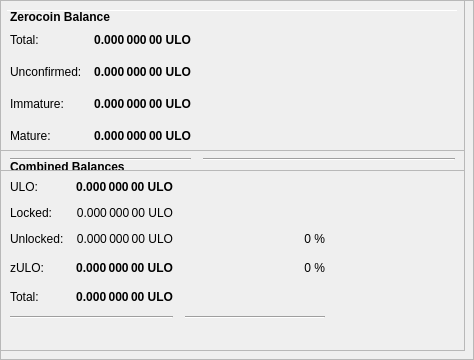
        <widget class="QFrame" name="frameObfuscation">
         <property name="minimumSize">
          <size>
           <width>0</width>
           <height>350</height>
          </size>
         </property>
         <property name="layoutDirection">
          <enum>Qt::LeftToRight</enum>
         </property>
         <property name="frameShape">
          <enum>QFrame::StyledPanel</enum>
         </property>
         <property name="frameShadow">
          <enum>QFrame::Raised</enum>
         </property>
         <widget class="QPushButton" name="runAutoDenom">
          <property name="geometry">
           <rect>
            <x>251</x>
            <y>17</y>
            <width>1</width>
            <height>1</height>
           </rect>
          </property>
          <property name="palette">
           <palette>
            <active>
             <colorrole role="WindowText">
              <brush brushstyle="SolidPattern">
               <color alpha="255">
                <red>0</red>
                <green>0</green>
                <blue>0</blue>
               </color>
              </brush>
             </colorrole>
             <colorrole role="Button">
              <brush brushstyle="SolidPattern">
               <color alpha="255">
                <red>239</red>
                <green>238</green>
                <blue>238</blue>
               </color>
              </brush>
             </colorrole>
             <colorrole role="Light">
              <brush brushstyle="SolidPattern">
               <color alpha="255">
                <red>255</red>
                <green>255</green>
                <blue>255</blue>
               </color>
              </brush>
             </colorrole>
             <colorrole role="Midlight">
              <brush brushstyle="SolidPattern">
               <color alpha="255">
                <red>247</red>
                <green>246</green>
                <blue>246</blue>
               </color>
              </brush>
             </colorrole>
             <colorrole role="Dark">
              <brush brushstyle="SolidPattern">
               <color alpha="255">
                <red>119</red>
                <green>119</green>
                <blue>119</blue>
               </color>
              </brush>
             </colorrole>
             <colorrole role="Mid">
              <brush brushstyle="SolidPattern">
               <color alpha="255">
                <red>159</red>
                <green>159</green>
                <blue>159</blue>
               </color>
              </brush>
             </colorrole>
             <colorrole role="Text">
              <brush brushstyle="SolidPattern">
               <color alpha="255">
                <red>0</red>
                <green>0</green>
                <blue>0</blue>
               </color>
              </brush>
             </colorrole>
             <colorrole role="BrightText">
              <brush brushstyle="SolidPattern">
               <color alpha="255">
                <red>255</red>
                <green>255</green>
                <blue>255</blue>
               </color>
              </brush>
             </colorrole>
             <colorrole role="ButtonText">
              <brush brushstyle="SolidPattern">
               <color alpha="255">
                <red>0</red>
                <green>0</green>
                <blue>0</blue>
               </color>
              </brush>
             </colorrole>
             <colorrole role="Base">
              <brush brushstyle="SolidPattern">
               <color alpha="255">
                <red>255</red>
                <green>255</green>
                <blue>255</blue>
               </color>
              </brush>
             </colorrole>
             <colorrole role="Window">
              <brush brushstyle="SolidPattern">
               <color alpha="255">
                <red>239</red>
                <green>238</green>
                <blue>238</blue>
               </color>
              </brush>
             </colorrole>
             <colorrole role="Shadow">
              <brush brushstyle="SolidPattern">
               <color alpha="255">
                <red>0</red>
                <green>0</green>
                <blue>0</blue>
               </color>
              </brush>
             </colorrole>
             <colorrole role="AlternateBase">
              <brush brushstyle="SolidPattern">
               <color alpha="255">
                <red>247</red>
                <green>246</green>
                <blue>246</blue>
               </color>
              </brush>
             </colorrole>
             <colorrole role="ToolTipBase">
              <brush brushstyle="SolidPattern">
               <color alpha="255">
                <red>255</red>
                <green>255</green>
                <blue>220</blue>
               </color>
              </brush>
             </colorrole>
             <colorrole role="ToolTipText">
              <brush brushstyle="SolidPattern">
               <color alpha="255">
                <red>0</red>
                <green>0</green>
                <blue>0</blue>
               </color>
              </brush>
             </colorrole>
            </active>
            <inactive>
             <colorrole role="WindowText">
              <brush brushstyle="SolidPattern">
               <color alpha="255">
                <red>0</red>
                <green>0</green>
                <blue>0</blue>
               </color>
              </brush>
             </colorrole>
             <colorrole role="Button">
              <brush brushstyle="SolidPattern">
               <color alpha="255">
                <red>239</red>
                <green>238</green>
                <blue>238</blue>
               </color>
              </brush>
             </colorrole>
             <colorrole role="Light">
              <brush brushstyle="SolidPattern">
               <color alpha="255">
                <red>255</red>
                <green>255</green>
                <blue>255</blue>
               </color>
              </brush>
             </colorrole>
             <colorrole role="Midlight">
              <brush brushstyle="SolidPattern">
               <color alpha="255">
                <red>247</red>
                <green>246</green>
                <blue>246</blue>
               </color>
              </brush>
             </colorrole>
             <colorrole role="Dark">
              <brush brushstyle="SolidPattern">
               <color alpha="255">
                <red>119</red>
                <green>119</green>
                <blue>119</blue>
               </color>
              </brush>
             </colorrole>
             <colorrole role="Mid">
              <brush brushstyle="SolidPattern">
               <color alpha="255">
                <red>159</red>
                <green>159</green>
                <blue>159</blue>
               </color>
              </brush>
             </colorrole>
             <colorrole role="Text">
              <brush brushstyle="SolidPattern">
               <color alpha="255">
                <red>0</red>
                <green>0</green>
                <blue>0</blue>
               </color>
              </brush>
             </colorrole>
             <colorrole role="BrightText">
              <brush brushstyle="SolidPattern">
               <color alpha="255">
                <red>255</red>
                <green>255</green>
                <blue>255</blue>
               </color>
              </brush>
             </colorrole>
             <colorrole role="ButtonText">
              <brush brushstyle="SolidPattern">
               <color alpha="255">
                <red>0</red>
                <green>0</green>
                <blue>0</blue>
               </color>
              </brush>
             </colorrole>
             <colorrole role="Base">
              <brush brushstyle="SolidPattern">
               <color alpha="255">
                <red>255</red>
                <green>255</green>
                <blue>255</blue>
               </color>
              </brush>
             </colorrole>
             <colorrole role="Window">
              <brush brushstyle="SolidPattern">
               <color alpha="255">
                <red>239</red>
                <green>238</green>
                <blue>238</blue>
               </color>
              </brush>
             </colorrole>
             <colorrole role="Shadow">
              <brush brushstyle="SolidPattern">
               <color alpha="255">
                <red>0</red>
                <green>0</green>
                <blue>0</blue>
               </color>
              </brush>
             </colorrole>
             <colorrole role="AlternateBase">
              <brush brushstyle="SolidPattern">
               <color alpha="255">
                <red>247</red>
                <green>246</green>
                <blue>246</blue>
               </color>
              </brush>
             </colorrole>
             <colorrole role="ToolTipBase">
              <brush brushstyle="SolidPattern">
               <color alpha="255">
                <red>255</red>
                <green>255</green>
                <blue>220</blue>
               </color>
              </brush>
             </colorrole>
             <colorrole role="ToolTipText">
              <brush brushstyle="SolidPattern">
               <color alpha="255">
                <red>0</red>
                <green>0</green>
                <blue>0</blue>
               </color>
              </brush>
             </colorrole>
            </inactive>
            <disabled>
             <colorrole role="WindowText">
              <brush brushstyle="SolidPattern">
               <color alpha="255">
                <red>119</red>
                <green>119</green>
                <blue>119</blue>
               </color>
              </brush>
             </colorrole>
             <colorrole role="Button">
              <brush brushstyle="SolidPattern">
               <color alpha="255">
                <red>239</red>
                <green>238</green>
                <blue>238</blue>
               </color>
              </brush>
             </colorrole>
             <colorrole role="Light">
              <brush brushstyle="SolidPattern">
               <color alpha="255">
                <red>255</red>
                <green>255</green>
                <blue>255</blue>
               </color>
              </brush>
             </colorrole>
             <colorrole role="Midlight">
              <brush brushstyle="SolidPattern">
               <color alpha="255">
                <red>247</red>
                <green>246</green>
                <blue>246</blue>
               </color>
              </brush>
             </colorrole>
             <colorrole role="Dark">
              <brush brushstyle="SolidPattern">
               <color alpha="255">
                <red>119</red>
                <green>119</green>
                <blue>119</blue>
               </color>
              </brush>
             </colorrole>
             <colorrole role="Mid">
              <brush brushstyle="SolidPattern">
               <color alpha="255">
                <red>159</red>
                <green>159</green>
                <blue>159</blue>
               </color>
              </brush>
             </colorrole>
             <colorrole role="Text">
              <brush brushstyle="SolidPattern">
               <color alpha="255">
                <red>119</red>
                <green>119</green>
                <blue>119</blue>
               </color>
              </brush>
             </colorrole>
             <colorrole role="BrightText">
              <brush brushstyle="SolidPattern">
               <color alpha="255">
                <red>255</red>
                <green>255</green>
                <blue>255</blue>
               </color>
              </brush>
             </colorrole>
             <colorrole role="ButtonText">
              <brush brushstyle="SolidPattern">
               <color alpha="255">
                <red>119</red>
                <green>119</green>
                <blue>119</blue>
               </color>
              </brush>
             </colorrole>
             <colorrole role="Base">
              <brush brushstyle="SolidPattern">
               <color alpha="255">
                <red>239</red>
                <green>238</green>
                <blue>238</blue>
               </color>
              </brush>
             </colorrole>
             <colorrole role="Window">
              <brush brushstyle="SolidPattern">
               <color alpha="255">
                <red>239</red>
                <green>238</green>
                <blue>238</blue>
               </color>
              </brush>
             </colorrole>
             <colorrole role="Shadow">
              <brush brushstyle="SolidPattern">
               <color alpha="255">
                <red>0</red>
                <green>0</green>
                <blue>0</blue>
               </color>
              </brush>
             </colorrole>
             <colorrole role="AlternateBase">
              <brush brushstyle="SolidPattern">
               <color alpha="255">
                <red>239</red>
                <green>238</green>
                <blue>238</blue>
               </color>
              </brush>
             </colorrole>
             <colorrole role="ToolTipBase">
              <brush brushstyle="SolidPattern">
               <color alpha="255">
                <red>255</red>
                <green>255</green>
                <blue>220</blue>
               </color>
              </brush>
             </colorrole>
             <colorrole role="ToolTipText">
              <brush brushstyle="SolidPattern">
               <color alpha="255">
                <red>0</red>
                <green>0</green>
                <blue>0</blue>
               </color>
              </brush>
             </colorrole>
            </disabled>
           </palette>
          </property>
          <property name="focusPolicy">
           <enum>Qt::NoFocus</enum>
          </property>
          <property name="autoFillBackground">
           <bool>true</bool>
          </property>
          <property name="text">
           <string/>
          </property>
          <property name="flat">
           <bool>true</bool>
          </property>
         </widget>
         <widget class="Line" name="line">
          <property name="geometry">
           <rect>
            <x>7</x>
            <y>10</y>
            <width>451</width>
            <height>1</height>
           </rect>
          </property>
          <property name="orientation">
           <enum>Qt::Horizontal</enum>
          </property>
         </widget>
         <widget class="QFrame" name="frame_3">
          <property name="geometry">
           <rect>
            <x>0</x>
            <y>150</y>
            <width>465</width>
            <height>201</height>
           </rect>
          </property>
          <property name="frameShape">
           <enum>QFrame::StyledPanel</enum>
          </property>
          <property name="frameShadow">
           <enum>QFrame::Raised</enum>
          </property>
          <layout class="QVBoxLayout" name="verticalLayout_5">
           <item>
            <layout class="QHBoxLayout" name="horizontalLayout_5" stretch="0">
             <item>
              <widget class="QLabel" name="label_5z">
               <property name="maximumSize">
                <size>
                 <width>16777215</width>
                 <height>20</height>
                </size>
               </property>
               <property name="font">
                <font>
                 <weight>75</weight>
                 <bold>true</bold>
                </font>
               </property>
               <property name="toolTip">
                <string>Combined Balances (including unconfirmed and immature coins)</string>
               </property>
               <property name="text">
                <string>&lt;html&gt;&lt;head/&gt;&lt;body&gt;&lt;p&gt;Combined Balances&lt;/p&gt;&lt;/body&gt;&lt;/html&gt;</string>
               </property>
              </widget>
             </item>
            </layout>
           </item>
           <item>
            <layout class="QGridLayout" name="gridLayout_3">
             <property name="spacing">
              <number>12</number>
             </property>
             <item row="7" column="0" colspan="2">
              <widget class="Line" name="lineSpendableBalance_3">
               <property name="orientation">
                <enum>Qt::Horizontal</enum>
               </property>
              </widget>
             </item>
             <item row="7" column="2">
              <widget class="Line" name="lineWatchBalance_3">
               <property name="sizePolicy">
                <sizepolicy hsizetype="Preferred" vsizetype="Fixed">
                 <horstretch>0</horstretch>
                 <verstretch>0</verstretch>
                </sizepolicy>
               </property>
               <property name="minimumSize">
                <size>
                 <width>140</width>
                 <height>0</height>
                </size>
               </property>
               <property name="orientation">
                <enum>Qt::Horizontal</enum>
               </property>
              </widget>
             </item>
             <item row="4" column="1">
              <widget class="QLabel" name="labelzBalancez">
               <property name="font">
                <font>
                 <weight>75</weight>
                 <bold>true</bold>
                </font>
               </property>
               <property name="cursor">
                <cursorShape>IBeamCursor</cursorShape>
               </property>
               <property name="toolTip">
                <string>Total of transactions that have yet to be confirmed, and do not yet count toward the spendable balance</string>
               </property>
               <property name="text">
                <string notr="true">0.000 000 00 ULO</string>
               </property>
               <property name="alignment">
                <set>Qt::AlignRight|Qt::AlignTrailing|Qt::AlignVCenter</set>
               </property>
               <property name="textInteractionFlags">
                <set>Qt::LinksAccessibleByMouse|Qt::TextSelectableByKeyboard|Qt::TextSelectableByMouse</set>
               </property>
              </widget>
             </item>
             <item row="6" column="1">
              <widget class="QLabel" name="labelTotalz">
               <property name="font">
                <font>
                 <weight>75</weight>
                 <bold>true</bold>
                </font>
               </property>
               <property name="cursor">
                <cursorShape>IBeamCursor</cursorShape>
               </property>
               <property name="toolTip">
                <string>Total Balance, including unconfirmed and immature coins.</string>
               </property>
               <property name="text">
                <string notr="true">0.000 000 00 ULO</string>
               </property>
               <property name="alignment">
                <set>Qt::AlignRight|Qt::AlignTrailing|Qt::AlignVCenter</set>
               </property>
               <property name="textInteractionFlags">
                <set>Qt::LinksAccessibleByMouse|Qt::TextSelectableByKeyboard|Qt::TextSelectableByMouse</set>
               </property>
              </widget>
             </item>
             <item row="4" column="3">
              <spacer name="horizontalSpacer_6">
               <property name="orientation">
                <enum>Qt::Horizontal</enum>
               </property>
               <property name="sizeHint" stdset="0">
                <size>
                 <width>40</width>
                 <height>20</height>
                </size>
               </property>
              </spacer>
             </item>
             <item row="6" column="0">
              <widget class="QLabel" name="labelTotalTextz">
               <property name="text">
                <string>Total:</string>
               </property>
              </widget>
             </item>
             <item row="1" column="0">
              <widget class="QLabel" name="labelBalanceTextz">
               <property name="text">
                <string>ULO:</string>
               </property>
              </widget>
             </item>
             <item row="1" column="1">
              <widget class="QLabel" name="labelBalancez">
               <property name="font">
                <font>
                 <weight>75</weight>
                 <bold>true</bold>
                </font>
               </property>
               <property name="cursor">
                <cursorShape>IBeamCursor</cursorShape>
               </property>
               <property name="toolTip">
                <string>Your current spendable balance</string>
               </property>
               <property name="text">
                <string notr="true">0.000 000 00 ULO</string>
               </property>
               <property name="alignment">
                <set>Qt::AlignRight|Qt::AlignTrailing|Qt::AlignVCenter</set>
               </property>
               <property name="textInteractionFlags">
                <set>Qt::LinksAccessibleByMouse|Qt::TextSelectableByKeyboard|Qt::TextSelectableByMouse</set>
               </property>
              </widget>
             </item>
             <item row="4" column="0">
              <widget class="QLabel" name="labelzBalanceTextz">
               <property name="toolTip">
                <string/>
               </property>
               <property name="text">
                <string>zULO:</string>
               </property>
              </widget>
             </item>
             <item row="4" column="2">
              <widget class="QLabel" name="labelzULOPercent">
               <property name="toolTip">
                <string>Current percentage of zULO.
If AutoMint is enabled this percentage will settle around the configured AutoMint percentage (default = 1%)</string>
               </property>
               <property name="text">
                <string>0 %</string>
               </property>
               <property name="alignment">
                <set>Qt::AlignRight|Qt::AlignTrailing|Qt::AlignVCenter</set>
               </property>
              </widget>
             </item>
             <item row="6" column="2">
              <widget class="QLabel" name="label100Percent">
               <property name="text">
                <string/>
               </property>
               <property name="alignment">
                <set>Qt::AlignRight|Qt::AlignTrailing|Qt::AlignVCenter</set>
               </property>
              </widget>
             </item>
             <item row="2" column="1">
              <widget class="QLabel" name="labelLockedBalance">
               <property name="toolTip">
                <string>Locked ULO or Masternode collaterals. These are excluded from zULO minting.</string>
               </property>
               <property name="text">
                <string>0.000 000 00 ULO</string>
               </property>
               <property name="alignment">
                <set>Qt::AlignRight|Qt::AlignTrailing|Qt::AlignVCenter</set>
               </property>
              </widget>
             </item>
             <item row="2" column="0">
              <widget class="QLabel" name="labelLockedBalanceText">
               <property name="toolTip">
                <string>Locked ULO or Masternode collaterals. These are excluded from zULO minting.</string>
               </property>
               <property name="text">
                <string>Locked:</string>
               </property>
              </widget>
             </item>
             <item row="3" column="0">
              <widget class="QLabel" name="labelUnLockedBalanceText">
               <property name="toolTip">
                <string>Unlocked ULOs. These can be used for zULO minting.</string>
               </property>
               <property name="text">
                <string>Unlocked:</string>
               </property>
              </widget>
             </item>
             <item row="3" column="1">
              <widget class="QLabel" name="labelUnLockedBalance">
               <property name="toolTip">
                <string>Unlocked ULOs. These can be used for zULO minting.</string>
               </property>
               <property name="text">
                <string>0.000 000 00 ULO</string>
               </property>
               <property name="alignment">
                <set>Qt::AlignRight|Qt::AlignTrailing|Qt::AlignVCenter</set>
               </property>
              </widget>
             </item>
             <item row="3" column="2">
              <widget class="QLabel" name="labelULOPercent">
               <property name="text">
                <string>0 %</string>
               </property>
               <property name="alignment">
                <set>Qt::AlignRight|Qt::AlignTrailing|Qt::AlignVCenter</set>
               </property>
              </widget>
             </item>
            </layout>
           </item>
           <item>
            <spacer name="verticalSpacer">
             <property name="orientation">
              <enum>Qt::Vertical</enum>
             </property>
             <property name="sizeHint" stdset="0">
              <size>
               <width>20</width>
               <height>40</height>
              </size>
             </property>
            </spacer>
           </item>
          </layout>
         </widget>
         <widget class="QFrame" name="frame_4">
          <property name="geometry">
           <rect>
            <x>0</x>
            <y>0</y>
            <width>465</width>
            <height>171</height>
           </rect>
          </property>
          <property name="frameShape">
           <enum>QFrame::StyledPanel</enum>
          </property>
          <property name="frameShadow">
           <enum>QFrame::Raised</enum>
          </property>
          <layout class="QVBoxLayout" name="verticalLayout_7">
           <item>
            <layout class="QHBoxLayout" name="horizontalLayout_8" stretch="0">
             <item>
              <widget class="QLabel" name="label_5z_3">
               <property name="maximumSize">
                <size>
                 <width>16777215</width>
                 <height>20</height>
                </size>
               </property>
               <property name="font">
                <font>
                 <weight>75</weight>
                 <bold>true</bold>
                </font>
               </property>
               <property name="text">
                <string>Zerocoin Balance</string>
               </property>
              </widget>
             </item>
            </layout>
           </item>
           <item>
            <layout class="QGridLayout" name="gridLayout_5">
             <property name="spacing">
              <number>12</number>
             </property>
             <item row="4" column="0">
              <widget class="QLabel" name="labelzBalanceMatureText">
               <property name="toolTip">
                <string>Mature: more than 20 confirmation and more than 3 mints of the same denomination after it was minted.
These zULO are spendable.</string>
               </property>
               <property name="text">
                <string>Mature:</string>
               </property>
              </widget>
             </item>
             <item row="5" column="0" colspan="2">
              <widget class="Line" name="lineSpendableBalance_5">
               <property name="orientation">
                <enum>Qt::Horizontal</enum>
               </property>
              </widget>
             </item>
             <item row="1" column="1">
              <widget class="QLabel" name="labelzBalance">
               <property name="font">
                <font>
                 <weight>75</weight>
                 <bold>true</bold>
                </font>
               </property>
               <property name="cursor">
                <cursorShape>IBeamCursor</cursorShape>
               </property>
               <property name="toolTip">
                <string>All available zULO, unconfirmed and immature zULO included.</string>
               </property>
               <property name="text">
                <string notr="true">0.000 000 00 ULO</string>
               </property>
               <property name="alignment">
                <set>Qt::AlignRight|Qt::AlignTrailing|Qt::AlignVCenter</set>
               </property>
               <property name="textInteractionFlags">
                <set>Qt::LinksAccessibleByMouse|Qt::TextSelectableByKeyboard|Qt::TextSelectableByMouse</set>
               </property>
              </widget>
             </item>
             <item row="5" column="2">
              <widget class="Line" name="lineWatchBalance_5">
               <property name="sizePolicy">
                <sizepolicy hsizetype="Preferred" vsizetype="Fixed">
                 <horstretch>0</horstretch>
                 <verstretch>0</verstretch>
                </sizepolicy>
               </property>
               <property name="minimumSize">
                <size>
                 <width>140</width>
                 <height>0</height>
                </size>
               </property>
               <property name="orientation">
                <enum>Qt::Horizontal</enum>
               </property>
              </widget>
             </item>
             <item row="1" column="0">
              <widget class="QLabel" name="labelzBalanceText">
               <property name="toolTip">
                <string>All available zULO, unconfirmed and immature zULO included.</string>
               </property>
               <property name="text">
                <string>Total:</string>
               </property>
              </widget>
             </item>
             <item row="1" column="2">
              <spacer name="horizontalSpacer_8">
               <property name="orientation">
                <enum>Qt::Horizontal</enum>
               </property>
               <property name="sizeHint" stdset="0">
                <size>
                 <width>40</width>
                 <height>20</height>
                </size>
               </property>
              </spacer>
             </item>
             <item row="4" column="2">
              <spacer name="horizontalSpacer_4">
               <property name="orientation">
                <enum>Qt::Horizontal</enum>
               </property>
               <property name="sizeHint" stdset="0">
                <size>
                 <width>40</width>
                 <height>20</height>
                </size>
               </property>
              </spacer>
             </item>
             <item row="4" column="1">
              <widget class="QLabel" name="labelzBalanceMature">
               <property name="font">
                <font>
                 <weight>75</weight>
                 <bold>true</bold>
                </font>
               </property>
               <property name="toolTip">
                <string>Mature: more than 20 confirmation and more than 3 mints of the same denomination after it was minted.
These zULO are spendable.</string>
               </property>
               <property name="text">
                <string>0.000 000 00 ULO</string>
               </property>
               <property name="alignment">
                <set>Qt::AlignRight|Qt::AlignTrailing|Qt::AlignVCenter</set>
               </property>
              </widget>
             </item>
             <item row="2" column="0">
              <widget class="QLabel" name="labelzBalanceUnconfirmedText">
               <property name="toolTip">
                <string>Unconfirmed: less than 20 confirmations
Immature: confirmed, but less than 3 mints of the same denomination after it was minted</string>
               </property>
               <property name="text">
                <string>Unconfirmed:</string>
               </property>
              </widget>
             </item>
             <item row="2" column="1">
              <widget class="QLabel" name="labelzBalanceUnconfirmed">
               <property name="font">
                <font>
                 <weight>75</weight>
                 <bold>true</bold>
                </font>
               </property>
               <property name="toolTip">
                <string>Unconfirmed: less than 20 confirmations
Immature: confirmed, but less than 3 mints of the same denomination after it was minted</string>
               </property>
               <property name="text">
                <string>0.000 000 00 ULO</string>
               </property>
               <property name="alignment">
                <set>Qt::AlignRight|Qt::AlignTrailing|Qt::AlignVCenter</set>
               </property>
              </widget>
             </item>
             <item row="2" column="2">
              <spacer name="horizontalSpacer_5">
               <property name="orientation">
                <enum>Qt::Horizontal</enum>
               </property>
               <property name="sizeHint" stdset="0">
                <size>
                 <width>40</width>
                 <height>20</height>
                </size>
               </property>
              </spacer>
             </item>
             <item row="3" column="0">
              <widget class="QLabel" name="labelzBalanceImmatureText">
               <property name="toolTip">
                <string>Unconfirmed: less than 20 confirmations
Immature: confirmed, but less than 3 mints of the same denomination after it was minted</string>
               </property>
               <property name="text">
                <string>Immature:</string>
               </property>
              </widget>
             </item>
             <item row="3" column="1">
              <widget class="QLabel" name="labelzBalanceImmature">
               <property name="font">
                <font>
                 <weight>75</weight>
                 <bold>true</bold>
                </font>
               </property>
               <property name="toolTip">
                <string>Unconfirmed: less than 20 confirmations
Immature: confirmed, but less than 3 mints of the same denomination after it was minted</string>
               </property>
               <property name="text">
                <string>0.000 000 00 ULO</string>
               </property>
               <property name="alignment">
                <set>Qt::AlignRight|Qt::AlignTrailing|Qt::AlignVCenter</set>
               </property>
              </widget>
             </item>
             <item row="3" column="2">
              <spacer name="horizontalSpacer_7">
               <property name="orientation">
                <enum>Qt::Horizontal</enum>
               </property>
               <property name="sizeHint" stdset="0">
                <size>
                 <width>40</width>
                 <height>20</height>
                </size>
               </property>
              </spacer>
             </item>
            </layout>
           </item>
          </layout>
         </widget>
        </widget>
